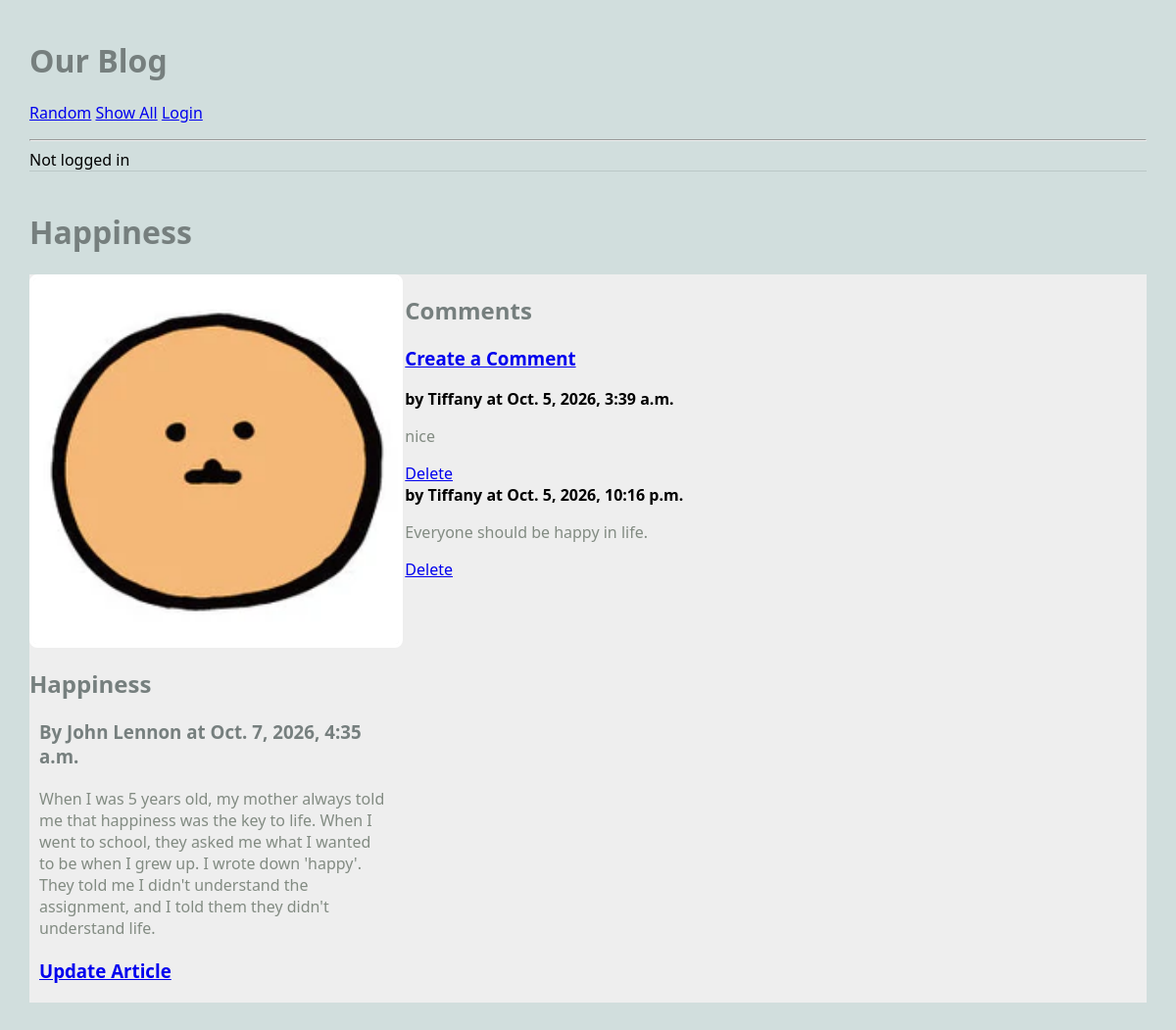
/blog/article/1, run on the app's committed database.
### blog/models.py (models this page shows, shortened)
class Article(models.Model):
    title = models.TextField(blank=True)
    author = models.TextField(blank=True)
    text = models.TextField(blank=True)
    published = models.DateTimeField(auto_now=True)
    image_file = models.ImageField(blank=True)
    user = models.ForeignKey(User, on_delete=models.CASCADE)
    def get_all_comments(self):
        comments = Comment.objects.filter(article=self)
        return comments

class Comment(models.Model):
    article = models.ForeignKey(Article, on_delete=models.CASCADE)
    author = models.TextField(blank=False)
    text = models.TextField(blank=False)
    published = models.DateTimeField(auto_now=True)

### blog/views.py (the view)
# urls.py: path('article/<int:pk>', ArticleView.as_view(), name="article"),
class ArticleView(DetailView):
    model = Article
    template_name = "blog/article.html"
    context_object_name = "article"

### blog/templates/blog/article.html
{% extends 'blog/base.html' %}
{% block content %}
<h1>{{article.title}}</h1>
<main class="grid-container">
    <article>
        {% if article.image_file %}
        <img src="{{article.image_file.url}}" alt="">
        {% else %}
        <h3>No Image</h3>
        {% endif %}
        <div>
            <h2>{{article.title}}</h2>
            <h3>By {{article.author}} at {{article.published}}</h3>
            <p>{{article.text}}</p>
            <h3><a href="{% url 'update_article' article.pk %}">Update Article</a></h3>
        </div>
    </article>
    <div>
        <h2>Comments</h2>
        <h3>
            <a href="{% url 'create_comment' article.pk%}">Create a Comment</a>
        </h3>
        {% for comment in article.get_all_comments %}
            <div>
                <strong>by {{comment.author}} at {{comment.published}}</strong>
                <p>{{comment.text}}</p>
                <a href="{% url 'delete_comment' comment.pk %}">Delete</a>
            </div>
        {% endfor %}
    </div>
</main>
{% endblock %}

### static/styles-blog.css (style rules this page uses)
body { margin: 30px; background: #d1dedd; font-family:'Segoe UI', Tahoma, Geneva, Verdana, sans-serif; }
h1, h2, h3 { color: #767f7e; }
p { color: #828b82; }
.grid-container { background: #eee; max-width: 900px; display: grid; grid-template-columns: repeat(3, 1fr); grid-gap: 10px; max-width: 1200px; margin: 20px auto; }
article img, article.featured img { width: 100%; border: 4px solid #fff; border-radius: 8px; }
article p, article h3 { margin: 20px 10px; }

### data on the page
Article: title "Happiness", image_file (picture), author "John Lennon", published "Oct. 7, 2026, 4:35 a.m.", text "When I was 5 years old, my mother always told me that happiness was the key to life. When I went to school, they asked me what I wanted to be when I grew up. I wrote down 'happy'. They told me I didn't understand the assignment, and I told them they didn't understand life."
Comment: author "Tiffany", published "Oct. 5, 2026, 3:39 a.m.", text "nice"
Comment: author "Tiffany", published "Oct. 5, 2026, 10:16 p.m.", text "Everyone should be happy in life."
